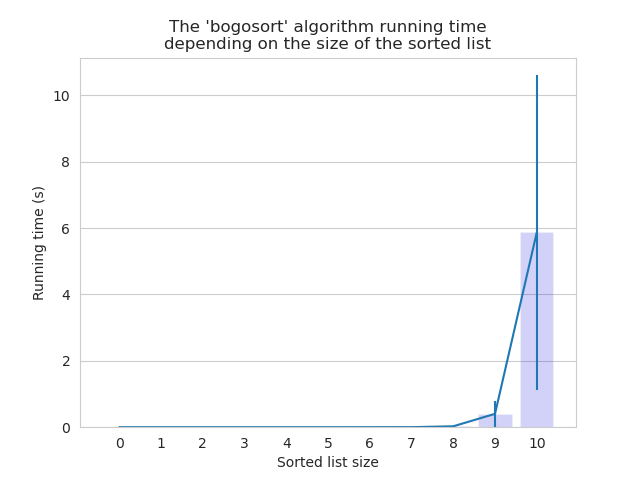

Write Python code to recreate this figure.
import time
import numpy
import random
import matplotlib.pyplot as plt
import seaborn as sns

def is_sorted(list):
    flag = 1
    for i in range(len(list) - 1):
        if list[i] <= list[i+1]:
            flag = flag * 1
        else:
            flag = flag * 0
    return bool(flag)

def bogosort(list):
    while not is_sorted(list):
        random.shuffle(list)
    #return list

time_measurements = []
list_sizes = [x for x in range(11)]
measurements_means = []
measurements_errors = []

for list_size in list_sizes:
    for repeat in range(5):
        list_to_check = random.sample(range(10), list_size)
        start_time = time.time()
        bogosort(list_to_check)
        time_measurements.append(time.time() - start_time)
    measurements_means.append(numpy.mean(time_measurements) / 5)
    measurements_errors.append(numpy.std(time_measurements) / 5)
    time_measurements = []

sns.set_style("whitegrid")
sns.barplot(x=list_sizes, y=measurements_means, color="blue", alpha=0.2)
plt.errorbar(x=list_sizes, y=measurements_means, yerr=measurements_errors)
plt.title('The \'bogosort\' algorithm running time\ndepending on the size of the sorted list')
plt.xlabel('Sorted list size')
plt.ylabel('Running time (s)')
plt.show()
